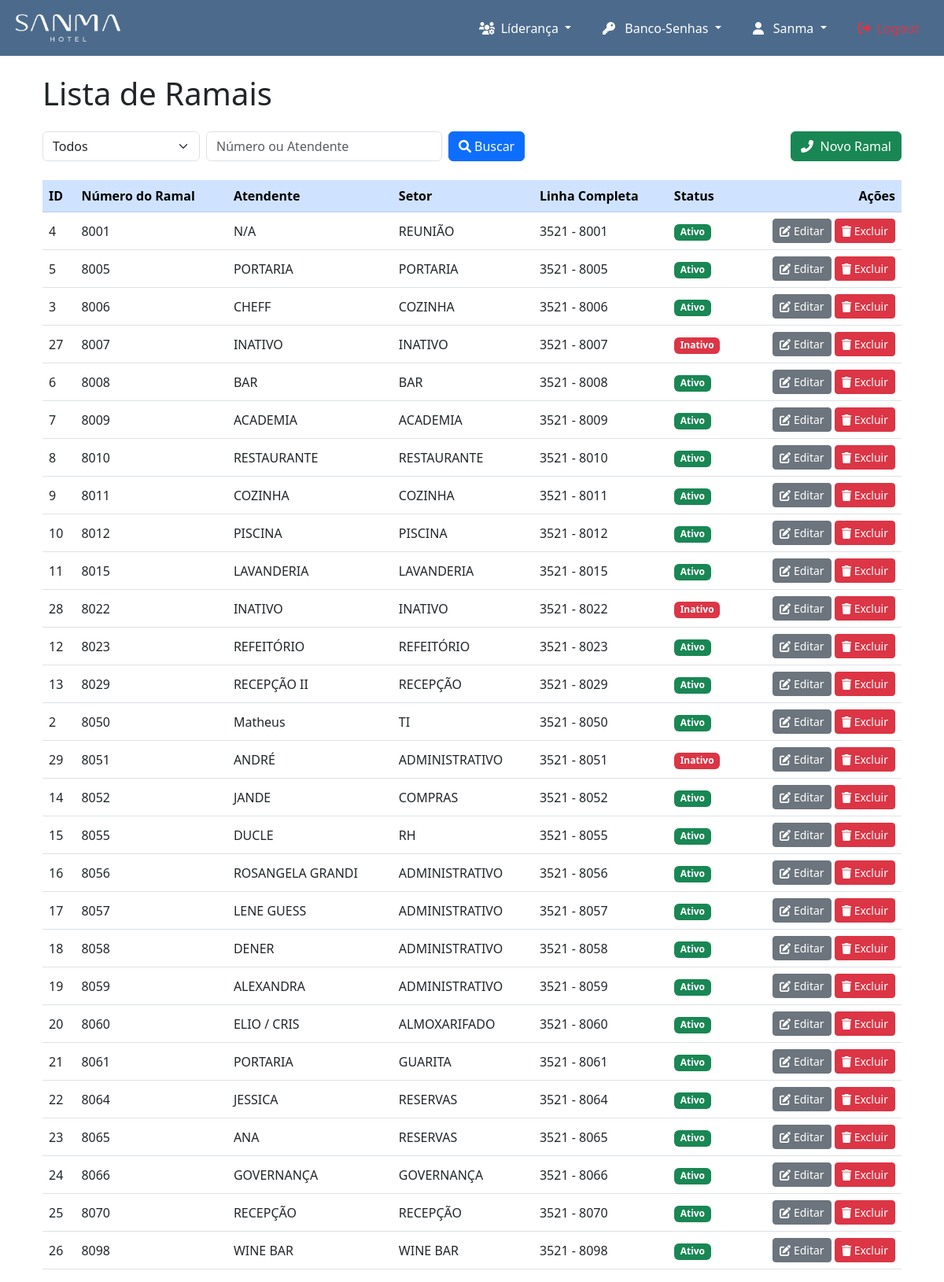
/ramais/ (signed in), run on the app's committed database.
### ramais/models.py (models this page shows, shortened)
class Ramal(models.Model):
    numero_ramal = models.CharField(max_length=10, unique=True)
    linha_completa = models.CharField(max_length=20)
    grupo = models.ForeignKey(Group, on_delete=models.CASCADE, related_name='ramais')
    atendente = models.CharField(max_length=100)
    ativo = models.BooleanField(default=True)  # Novo campo 'ativo', padrão é True (ativo)

### ramais/views.py (the view)
# urls.py: path('', views.listar_ramais, name='listar_ramais'),
@login_required
def listar_ramais(request):
    status = request.GET.get('status', 'todos')  # Default 'todos'
    search = request.GET.get('search', '')
    ramais = Ramal.objects.all()
    if status != 'todos':
        if status == 'ativos':
            ramais = ramais.filter(ativo=True)
        elif status == 'inativos':
            ramais = ramais.filter(ativo=False)
    if search:
        ramais = ramais.filter(
            Q(numero_ramal__icontains=search) | Q(atendente__icontains=search)
        )
    ramais = ramais.order_by('numero_ramal')
    return render(request, 'ramais/listar_ramais.html', {'ramais': ramais})

### templates/ramais/listar_ramais.html (shortened to what this page needs)
{% extends 'core/base.html' %}
{% load static %}
{% block content %}
<div class="container mt-4">
    <h1 class="mb-4">Lista de Ramais</h1>
    <form method="get" action="{% url 'listar_ramais' %}" class="d-flex flex-wrap align-items-center mb-4">
        <div class="d-flex align-items-center flex-grow-1">
            <select name="status" id="status" class="form-select me-2" style="width: 200px;" onchange="this.form.submit()">
                <option value="todos" {% if request.GET.status == "todos" %}selected{% endif %}>Todos</option>
            </select>
            <input type="text" name="search" placeholder="Número ou Atendente" value="{{ request.GET.search }}" class="form-control me-2" style="width: 300px;" />
            <button type="submit" class="btn btn-primary">
                <i class="fas fa-search me-1"></i>Buscar
            </button>
        </div>
        <div class="ms-auto">
            <a href="{% url 'adicionar_ramal' %}" class="btn btn-success">
                <i class="fas fa-phone-alt me-1"></i> Novo Ramal
            </a>
        </div>
    </form>
    <div class="table-responsive">
        <table class="table table-hover align-middle">
            <thead class="table-primary">
                <tr>
                    <th>ID</th>
                    <th>Número do Ramal</th>
                    <th>Atendente</th>
                    <th>Setor</th>
                    <th>Linha Completa</th>
                    <th>Status</th>
                    <th scope="col" class="text-end">Ações</th>
                </tr>
            </thead>
            <tbody>
                {% for ramal in ramais %}
                <tr>
                    <td>{{ ramal.id }}</td>
                    <td>{{ ramal.numero_ramal }}</td>
                    <td>{{ ramal.atendente }}</td>
                    <td>{{ ramal.grupo.name }}</td>
                    <td>{{ ramal.linha_completa|slice:":4" }} - {{ ramal.linha_completa|slice:"4:8" }}</td>
                    <td>
                        {% if ramal.ativo %}
                            <span class="badge bg-success">Ativo</span>
                        {% else %}
                            <span class="badge bg-danger">Inativo</span>
                        {% endif %}
                    </td>
                    <td class="text-end">
                        <a href="{% url 'editar_ramal' ramal.pk %}" class="btn btn-sm btn-secondary">
                            <i class="fas fa-edit"></i> Editar
                        </a>
                        <a href="{% url 'excluir_ramal' ramal.pk %}" class="btn btn-sm btn-danger">
                            <i class="fas fa-trash"></i> Excluir
                        </a>
                    </td>
                </tr>
                {% empty %}
                <tr>
                    <td colspan="7" class="text-center">Nenhum ramal encontrado.</td>
                </tr>
                {% endfor %}
            </tbody>
        </table>
    </div>
</div>
{% endblock %}

### data on the page
Ramal: id "4", numero_ramal "8001", atendente "N/A", grupo.name "REUNIÃO", linha_completa "3521", linha_completa "8001", ativo "Ativo"
Ramal: id "5", numero_ramal "8005", atendente "PORTARIA", grupo.name "PORTARIA", linha_completa "3521", linha_completa "8005", ativo "Ativo"
Ramal: id "3", numero_ramal "8006", atendente "CHEFF", grupo.name "COZINHA", linha_completa "3521", linha_completa "8006", ativo "Ativo"
Ramal: id "27", numero_ramal "8007", atendente "INATIVO", grupo.name "INATIVO", linha_completa "3521", linha_completa "8007", ativo "Inativo"
Ramal: id "6", numero_ramal "8008", atendente "BAR", grupo.name "BAR", linha_completa "3521", linha_completa "8008", ativo "Ativo"
Ramal: id "7", numero_ramal "8009", atendente "ACADEMIA", grupo.name "ACADEMIA", linha_completa "3521", linha_completa "8009", ativo "Ativo"
Ramal: id "8", numero_ramal "8010", atendente "RESTAURANTE", grupo.name "RESTAURANTE", linha_completa "3521", linha_completa "8010", ativo "Ativo"
Ramal: id "9", numero_ramal "8011", atendente "COZINHA", grupo.name "COZINHA", linha_completa "3521", linha_completa "8011", ativo "Ativo"
Ramal: id "10", numero_ramal "8012", atendente "PISCINA", grupo.name "PISCINA", linha_completa "3521", linha_completa "8012", ativo "Ativo"
Ramal: id "11", numero_ramal "8015", atendente "LAVANDERIA", grupo.name "LAVANDERIA", linha_completa "3521", linha_completa "8015", ativo "Ativo"
Ramal: id "28", numero_ramal "8022", atendente "INATIVO", grupo.name "INATIVO", linha_completa "3521", linha_completa "8022", ativo "Inativo"
Ramal: id "12", numero_ramal "8023", atendente "REFEITÓRIO", grupo.name "REFEITÓRIO", linha_completa "3521", linha_completa "8023", ativo "Ativo"
Ramal: id "13", numero_ramal "8029", atendente "RECEPÇÃO II", grupo.name "RECEPÇÃO", linha_completa "3521", linha_completa "8029", ativo "Ativo"
Ramal: id "2", numero_ramal "8050", atendente "Matheus", grupo.name "TI", linha_completa "3521", linha_completa "8050", ativo "Ativo"
Ramal: id "29", numero_ramal "8051", atendente "ANDRÉ", grupo.name "ADMINISTRATIVO", linha_completa "3521", linha_completa "8051", ativo "Inativo"
Ramal: id "14", numero_ramal "8052", atendente "JANDE", grupo.name "COMPRAS", linha_completa "3521", linha_completa "8052", ativo "Ativo"
Ramal: id "15", numero_ramal "8055", atendente "DUCLE", grupo.name "RH", linha_completa "3521", linha_completa "8055", ativo "Ativo"
Ramal: id "16", numero_ramal "8056", atendente "ROSANGELA GRANDI", grupo.name "ADMINISTRATIVO", linha_completa "3521", linha_completa "8056", ativo "Ativo"
Ramal: id "17", numero_ramal "8057", atendente "LENE GUESS", grupo.name "ADMINISTRATIVO", linha_completa "3521", linha_completa "8057", ativo "Ativo"
Ramal: id "18", numero_ramal "8058", atendente "DENER", grupo.name "ADMINISTRATIVO", linha_completa "3521", linha_completa "8058", ativo "Ativo"
Ramal: id "19", numero_ramal "8059", atendente "ALEXANDRA", grupo.name "ADMINISTRATIVO", linha_completa "3521", linha_completa "8059", ativo "Ativo"
Ramal: id "20", numero_ramal "8060", atendente "ELIO / CRIS", grupo.name "ALMOXARIFADO", linha_completa "3521", linha_completa "8060", ativo "Ativo"
Ramal: id "21", numero_ramal "8061", atendente "PORTARIA", grupo.name "GUARITA", linha_completa "3521", linha_completa "8061", ativo "Ativo"
Ramal: id "22", numero_ramal "8064", atendente "JESSICA", grupo.name "RESERVAS", linha_completa "3521", linha_completa "8064", ativo "Ativo"
Ramal: id "23", numero_ramal "8065", atendente "ANA", grupo.name "RESERVAS", linha_completa "3521", linha_completa "8065", ativo "Ativo"
Ramal: id "24", numero_ramal "8066", atendente "GOVERNANÇA", grupo.name "GOVERNANÇA", linha_completa "3521", linha_completa "8066", ativo "Ativo"
Ramal: id "25", numero_ramal "8070", atendente "RECEPÇÃO", grupo.name "RECEPÇÃO", linha_completa "3521", linha_completa "8070", ativo "Ativo"
Ramal: id "26", numero_ramal "8098", atendente "WINE BAR", grupo.name "WINE BAR", linha_completa "3521", linha_completa "8098", ativo "Ativo"
